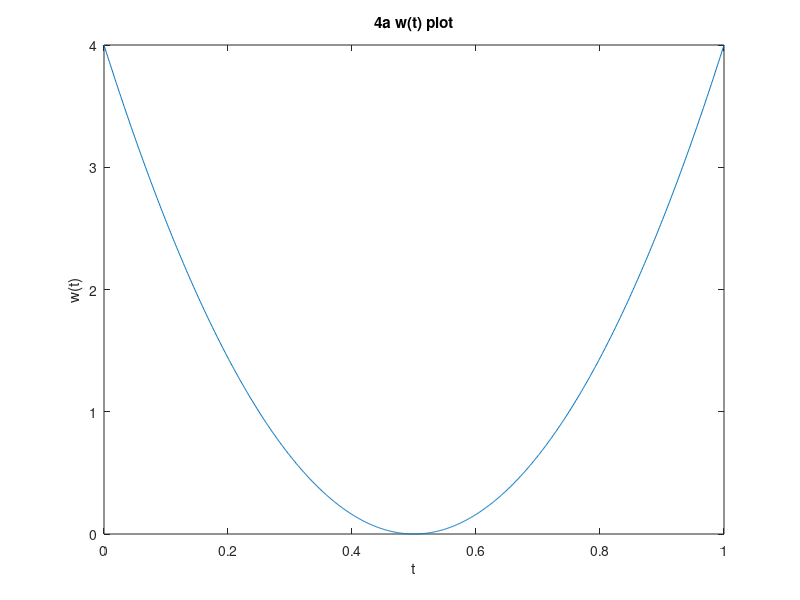

The MATLAB script that drew this image:
hold off
t = linspace(0,1,1000);
w = @(z) 16.*(z-1/2).^2;
x = @(z) exp(z);
plot(t,w(t));title('4a w(t) plot');xlabel('t');ylabel('w(t)');
N=3;
G = zeros(N,N);
b = zeros(N,1);
for i = 1:N %compute b vector
    ip = @(z) w(z) .* x(z) .* z.^(i-1);
    %ip = @(z) x(z) .* z.^(i-1);
    b(i) = integral(ip,0,1);
end
for i=1:N %compute gram matrix
    for j=1:N
        ip = @(z) w(z) .* z.^(i-1) .* z.^(j-1);
        %ip = @(z) z.^(i-1) .* z.^(j-1);
        G(i,j) = integral(ip,0,1);
    end
end
alpha = G\b;
hold off
%plot(t, alpha(1) + alpha(2) .* t + alpha(3) .* t.^2);
hold on
%plot(t, exp(t));
%final alpha values: 1.0095, 0.8547, 0.8436